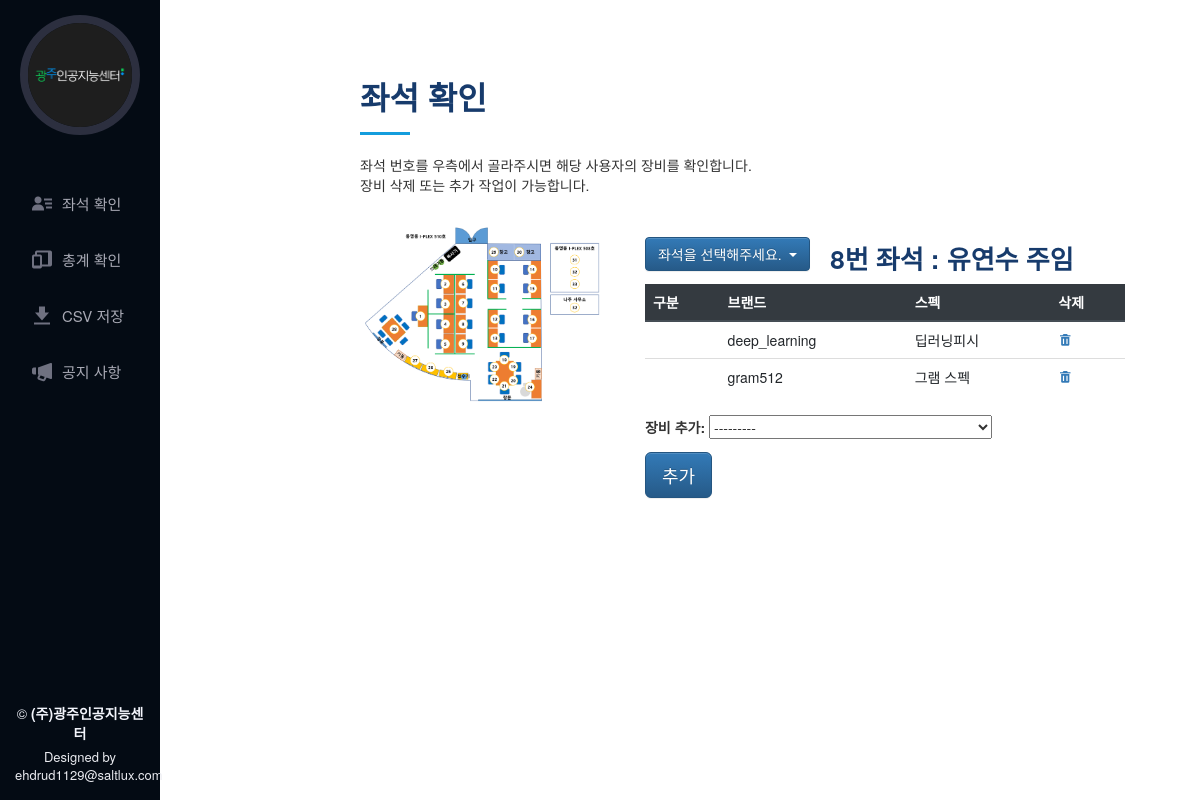
The page /check_seat/8 on the database as committed earlier.
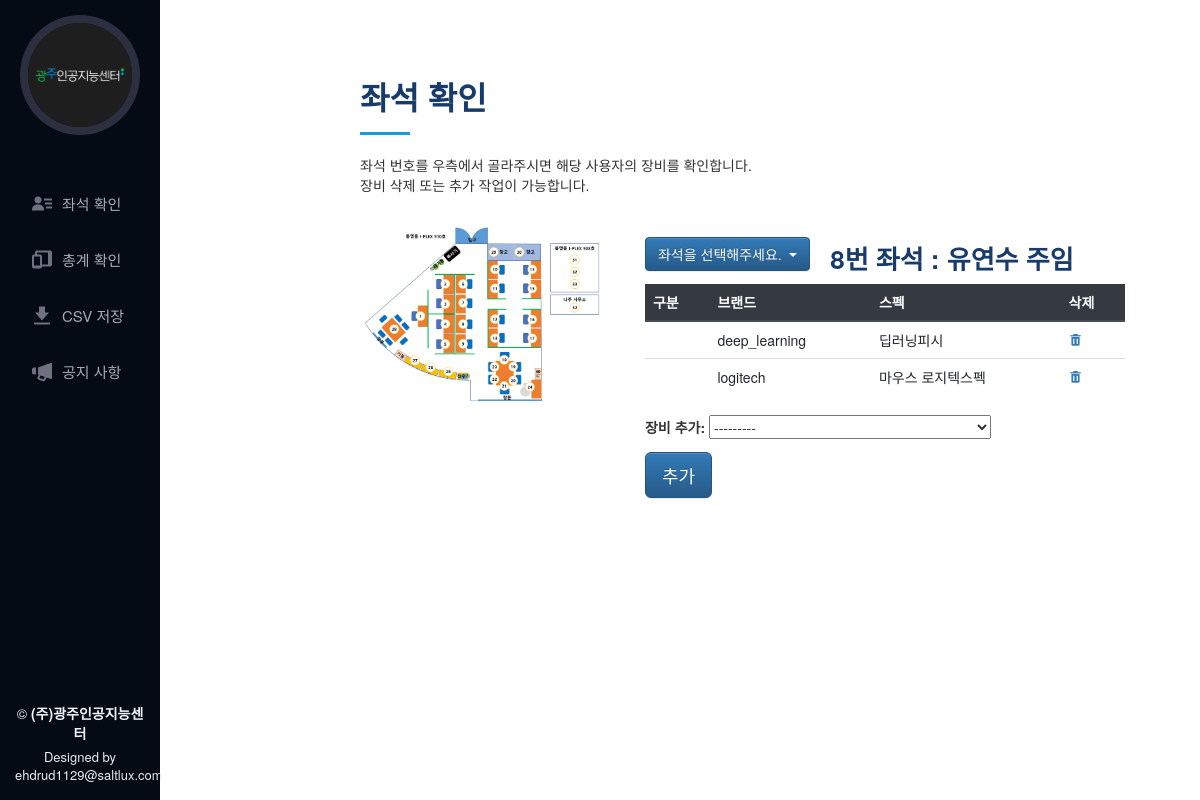
The same page on the database as committed later.
### app_equipments/models.py (models this page shows)
class Device(models.Model):
    device_id = models.AutoField(primary_key=True)
    purchase_date = DateField(default=datetime.date.today)
    category = models.CharField(max_length=20, default='', choices=CATEGORY_CHOICES)
    brand = models.CharField(max_length=20, default='', choices=BRAND_CHOICES)
    amount = models.IntegerField(default=1)
    spec = models.TextField(blank=True, default='')
    is_assets = models.CharField(blank=True, max_length=20, default='', choices=IS_ASSETS_CHOICES)
    etc = models.TextField(blank=True, default='')
    def __str__(self):
        return str(self.category) + " | " + str(self.brand) + " | " + str(self.purchase_date) + " | " + str(self.spec)
    class Meta:
        ordering = ('category', 'brand', 'purchase_date')

### app_equipments/views.py (the view)
# urls.py: path('check_seat/<int:seat>', check_seat, name='check_seat'),
def check_seat(request, seat):
    seat_all = User.objects.all()
    user = User.objects.get(seat=seat)
    usage = Usage.objects.filter(user_id=user.user_id).order_by('device_id')
    device_usage_info = []
    for i in usage:
        device = str(i.device_id).split('|')
        device_spec = Device.objects.filter(category=device[0].strip(), brand=device[1].strip())
        device_info = {
            'device_id': device_spec[0].device_id,
            'category': device[0],
            'brand': device[1],
            'spec': device_spec[0].spec
        }
        device_usage_info.append(device_info)
    if request.method == "POST":
        form = UsageEditForm(request.POST)
        if form.is_valid():
            new_usage = form.save(commit=False)
            new_usage.user_id = user
            new_usage.save()
            seat = user.seat
            get_page = '/check_seat/' + str(seat)
        return redirect(get_page)
    else:
        form = UsageEditForm()
    return render(request, 'app_equipments/menu/check_seat.html', {'seat_all': seat_all, 'user': user, 'device_usage_info': device_usage_info, 'form': form})

### app_equipments/forms.py
class UsageEditForm(forms.ModelForm):
    class Meta:
        model = Usage
        fields = ['device_id',]
        labels = {
            'device_id': '장비 추가',
        }
    def __init__(self, *args, **kwargs):
        super(UsageEditForm, self).__init__(*args, **kwargs)

### app_equipments/templates/app_equipments/menu/check_seat.html (shortened to what this page needs)
{% extends 'app_equipments/base/base.html' %}
{% load static %}
{% block content %}
<main id="main">
  <section id="about" class="about ">
    <div class="container about-area">
      <div class="section-title">
        <h2>좌석 확인</h2>
        <p>좌석 번호를 우측에서 골라주시면 해당 사용자의 장비를 확인합니다.</p>
        <p>장비 삭제 또는 추가 작업이 가능합니다.</p>
      </div>
      <div class="row">
        <div class="col-lg-4" data-aos="fade-right">
          <img src='{% static "app_equipments/assets/img/seats.PNG" %}' class="img-seats" alt="">
        </div>
        <div class="col-lg-8 pt-4 pt-lg-0 content" data-aos="fade-left">
          <div class="col-lg-12">
            <div>
              <table>
                <tr>
                  <td>
                    <div class="dropdown">
                      <button type="button" class="btn btn-primary dropdown-toggle" data-toggle="dropdown" aria-haspopup="true" aria-expanded="false">
                      좌석을 선택해주세요.
                      </button>
                    </div>
                  </td>
                  <td width="20px"></td>
                  <td>
                    <h3>{{user.seat}}번 좌석 : {{user.name}} {{user.rank}}</h3>
                  </td>
                </tr>
              </table>
            </div>
            <table class="table">
              <thead class="thead-dark">
                <tr>
                  <th scope="col">구분</th>
                  <th scope="col">브랜드</th>
                  <th scope="col">스펙</th>
                  <th scope="col">삭제</th>
                </tr>
              </thead>
              <tbody>
              {% for device_info in device_usage_info %}
                <tr>
                  <td>{{device_info.category}}</td>
                  <td>{{device_info.brand}}</td>
                  <td>{{device_info.spec}}</td>
                  <td><a href="{% url 'check_seat_delete' user.user_id device_info.device_id %}"><i class="bx bxs-trash"></i></a></td>
                </tr>
              {% endfor %}
              </tbody>
            </table>
                <form method="post">
                  {{ form.as_p }}
                  <button type="submit" class="btn btn-primary btn-lg">추가</button>
                </form>
          </div>
        </div>
      </div>
    </div>
  </section>
</main>
{% endblock %}

Rows that differ between the two databases and show on the page:
no longer on this page (row unchanged): Device: brand "gram512", spec "그램 스펙"
now on this page (row edited): Device: brand "logitech", spec "마우스 로지텍스펙"
